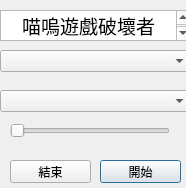
<?xml version="1.0" encoding="UTF-8"?>
<ui version="4.0">
 <class>dialog</class>
 <widget class="QDialog" name="dialog">
  <property name="geometry">
   <rect>
    <x>0</x>
    <y>0</y>
    <width>186</width>
    <height>188</height>
   </rect>
  </property>
  <property name="windowTitle">
   <string>Dialog</string>
  </property>
  <widget class="QPushButton" name="start_btn">
   <property name="geometry">
    <rect>
     <x>100</x>
     <y>160</y>
     <width>81</width>
     <height>23</height>
    </rect>
   </property>
   <property name="text">
    <string>開始</string>
   </property>
   <attribute name="buttonGroup">
    <string notr="true">buttonGroup_2</string>
   </attribute>
  </widget>
  <widget class="QPushButton" name="stop_btn">
   <property name="geometry">
    <rect>
     <x>10</x>
     <y>160</y>
     <width>81</width>
     <height>23</height>
    </rect>
   </property>
   <property name="text">
    <string>結束</string>
   </property>
   <attribute name="buttonGroup">
    <string notr="true">buttonGroup_2</string>
   </attribute>
  </widget>
  <widget class="QTextBrowser" name="textBrowser">
   <property name="geometry">
    <rect>
     <x>0</x>
     <y>10</y>
     <width>191</width>
     <height>31</height>
    </rect>
   </property>
   <property name="html">
    <string>&lt;!DOCTYPE HTML PUBLIC &quot;-//W3C//DTD HTML 4.0//EN&quot; &quot;http://www.w3.org/TR/REC-html40/strict.dtd&quot;&gt;
&lt;html&gt;&lt;head&gt;&lt;meta name=&quot;qrichtext&quot; content=&quot;1&quot; /&gt;&lt;style type=&quot;text/css&quot;&gt;
p, li { white-space: pre-wrap; }
&lt;/style&gt;&lt;/head&gt;&lt;body style=&quot; font-family:'PMingLiU'; font-size:9pt; font-weight:400; font-style:normal;&quot;&gt;
&lt;p align=&quot;center&quot; style=&quot; margin-top:0px; margin-bottom:0px; margin-left:0px; margin-right:0px; -qt-block-indent:0; text-indent:0px;&quot;&gt;&lt;span style=&quot; font-size:14pt;&quot;&gt;喵嗚遊戲破壞者&lt;/span&gt;&lt;/p&gt;&lt;/body&gt;&lt;/html&gt;</string>
   </property>
  </widget>
  <widget class="QComboBox" name="input">
   <property name="geometry">
    <rect>
     <x>0</x>
     <y>50</y>
     <width>191</width>
     <height>22</height>
    </rect>
   </property>
  </widget>
  <widget class="QComboBox" name="language">
   <property name="geometry">
    <rect>
     <x>0</x>
     <y>90</y>
     <width>191</width>
     <height>22</height>
    </rect>
   </property>
  </widget>
  <widget class="QSlider" name="mic">
   <property name="geometry">
    <rect>
     <x>10</x>
     <y>120</y>
     <width>160</width>
     <height>22</height>
    </rect>
   </property>
   <property name="orientation">
    <enum>Qt::Horizontal</enum>
   </property>
  </widget>
 </widget>
 <resources/>
 <connections/>
 <buttongroups>
  <buttongroup name="buttonGroup_2"/>
 </buttongroups>
</ui>
